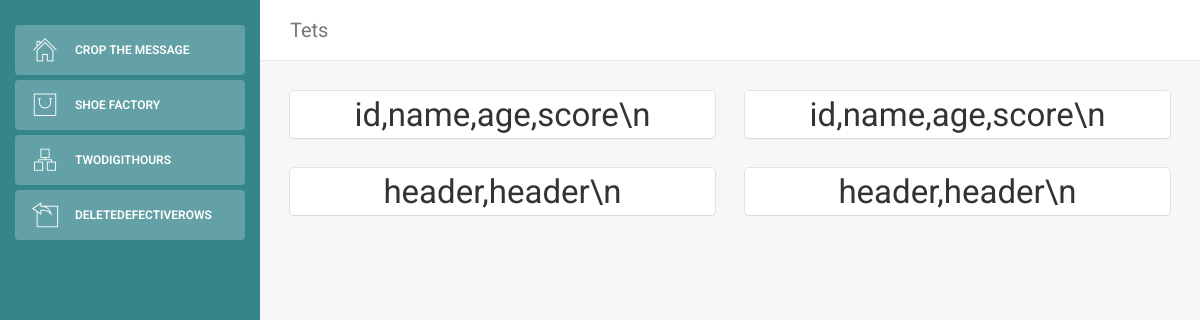
The page /test4.php on the database as committed earlier.
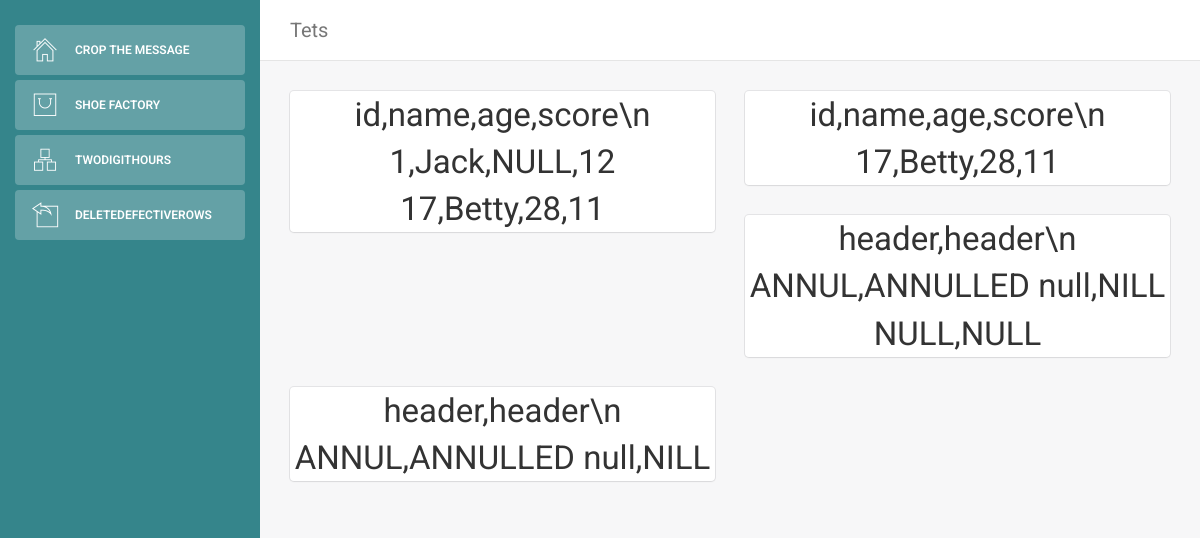
The same page on the database as committed later.
### tables this page shows
CREATE TABLE `personas` (
  `id` int(11) NOT NULL,
  `name` varchar(50) NOT NULL,
  `age` varchar(50) DEFAULT NULL,
  `score` varchar(50) NOT NULL
);

CREATE TABLE `header` (
  `id_header` int(11) NOT NULL,
  `header` varchar(50) DEFAULT NULL,
  `fk_header` int(11) NOT NULL
);

CREATE TABLE `consulta2` (
  `id` int(11) NOT NULL,
  `header` varchar(50) DEFAULT NULL
);

### test4.php (the view, shortened to what this page needs)
<!doctype html>
<html lang="en">
<head>
    <link href="assets/css/bootstrap.min.css" rel="stylesheet" />
    <link href="assets/css/animate.min.css" rel="stylesheet"/>
    <link href="assets/css/light-bootstrap-dashboard.css?v=1.4.0" rel="stylesheet"/>
    <link href="assets/css/demo.css" rel="stylesheet" />
    <link href="estilos.css" rel="stylesheet" />
    <link href="http://maxcdn.bootstrapcdn.com/font-awesome/4.2.0/css/font-awesome.min.css" rel="stylesheet">
    <link href="assets/css/pe-icon-7-stroke.css" rel="stylesheet" />
    <link rel="stylesheet" href="../css/estilos.css">
</head>
<body class="fondo2">
<div class="wrapper">
    <?php require("menuVertical.php");?>
    <div class="main-panel">
        <?php require("menuHorizontal.php");?>
        <div class="content">
            <div class="container-fluid">
                <div class="row">
                    <div class="col-md-6">
                    <div class="card clock">
                            <center>
                            <lavel> id,name,age,score\n </lavel>
                            <?php
                                    require("bd.php");
                                    $consulta = "SELECT * from personas";
                                    $resultado=$conexion->query($consulta);
                                    while($fila = $resultado->fetch_array()){
                                        echo "<td>".$fila['id'].",</td>";
                                        echo "<td>".$fila['name'].",</td>";
                                        if ($fila['age']==""){
                                           echo  $fila['age']="NULL,";
                                        }else{
                                            echo "<td>".$fila['age'].",</td>";
                                        }
                                        echo "<td>".$fila['score']."\n</td>";
                                    }
                                    ?>
                            </center>
                        </div>
                    </div>
                    <div class="col-md-6">
                        <div class="card clock">
                            <center>
                            <lavel> id,name,age,score\n </lavel>
                            <?php
                                    $consulta2 = "SELECT * from personas where age != 'null'";
                                    $resultado2=$conexion->query($consulta2);
                                    while($fila2 = $resultado2->fetch_array()){
                                        echo "<td>".$fila2['id'].",</td>";
                                        echo "<td>".$fila2['name'].",</td>";
                                        echo "<td>".$fila2['age'].",</td>";
                                        echo "<td>".$fila2['score']."\n</td>";
                                    }
                                    ?>
                            </center>
                        </div>
                    </div>
                    <div class="col-md-6">
                        <div class="card clock">
                            <center>
                            <lavel> header,header\n </lavel>
                            <?php
                                    $consulta3 = "SELECT c.header,c2.header from header c2
                                                 INNER JOIN consulta2 c on c2.fk_header=c.id";
                                    $resultado3=$conexion->query($consulta3);
                                    while($fila3 = $resultado3->fetch_array()){
                                        if ($fila3[0]=="" && $fila3[1]=="" ){
                                           $fila3[0]="NULL";
                                           $fila3[1]="NULL";
                                         }
                                         echo $fila3[0].",";
                                         echo $fila3[1]."\n";
                                    }
                                    ?>
                            </center>
                        </div>
                    </div>
                    <div class="col-md-6">
                        <div class="card clock">
                            <center>
                            <lavel> header,header\n </lavel>
                            <?php
                                    $consulta4 = "SELECT c.header,c2.header from header c2
                                                 INNER JOIN consulta2 c on c2.fk_header=c.id
                                                 where c2.header !='NULL' ";
                                    $resultado4=$conexion->query($consulta4);
                                    while($fila4 = $resultado4->fetch_array()){
                                         echo $fila4[0].",";
                                         echo $fila4[1]."\n";
                                    }
                                    ?>
                            </center>
                        </div>
                    </div>
                </div>
            </div>
        </div>
    </div>
</div>
</body>
</html>

### menuVertical.php
<div class="sidebar" data-color="whi">
    	<div class="sidebar-wrapper">
            <ul class="nav">
                <li class="active">
                    <a href="index.php">
                        <i class="pe-7s-home"></i>
                        <p>Crop the Message</p>
                    </a>
                </li>
                <li class="active">
                    <a href="test2.php">
                        <i class="pe-7s-shopbag"></i>
                        <p>Shoe Factory</p>
                    </a>
                </li>
                <li class="active">
                    <a href="test3.php">
                        <i class="pe-7s-network"></i>
                        <p>TwoDigitHours</p>
                    </a>
                </li>
                <li class="active">
                    <a href="test4.php">
                        <i class="pe-7s-back-2"></i>
                        <p>DeleteDefectiveRows</p>
                    </a>
                </li>
            </ul>
    	</div>
    </div>

### menuHorizontal.php (shortened to what this page needs)
<nav class="navbar navbar-default navbar-fixed">
            <div class="container-fluid">
                <div class="navbar-header">
                    <a class="navbar-brand" href="#">Tets</a>
                </div>
                <div class="collapse navbar-collapse">
                </div>
            </div>
        </nav>

### estilos.css (style rules this page uses)
.clock { font-size: 33px; }

Rows that differ between the two databases and show on the page:
added personas: id "1", name "Jack", age "NULL,", score "12"
added personas: id "17", name "Betty", age "28", score "11"
added header: fk_header.header "ANNUL", header "ANNULLED"
added header: fk_header.header "null", header "NILL"
added header: fila3 "NULL"
